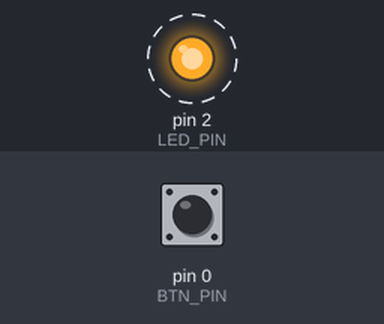
A sketch run on a simulated Arduino Uno, built with avr-gcc and run on an emulated ATmega328P. Shown: output pins drawn as LEDs (lit = HIGH). Dashed ring = blinking. The test bench sets the inputs (shaded band); at power-on: pin 0 (BTN_PIN) HIGH.

Above: at 0.5 s.
Timing chart, 0 to 4.6 s (numbered marks = the images above):
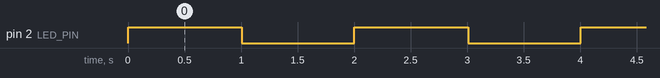

The sketch:

Week02_Homework01.ino
```cpp
// For real world device
#define LED_PIN 2
#define BTN_PIN 0
// For simulator
// #define LED_PIN 2
// #define BTN_PIN 23

typedef enum {
  ONE,
  ZERO_EIGHT,
  ZERO_SIX,
  ZERO_FOUR,
  ZERO_TWO
} Mode;

Mode mode;

bool getButton() {
  return !digitalRead(BTN_PIN);
}

bool last_button = getButton();
bool getButtonClick() {
  bool button = getButton() && !last_button;
  last_button = getButton();
  return button;
}

uint32_t getLEDDealyTime(Mode mode) {
  switch(mode) {
    default:
    case Mode::ONE:
      return 1000;
    case Mode::ZERO_EIGHT:
      return 800;
    case Mode::ZERO_SIX:
      return 600;
    case Mode::ZERO_FOUR:
      return 400;
    case Mode::ZERO_TWO:
      return 200;
  }
}

void setup() {
  Serial.begin(115200);

  pinMode(BTN_PIN, INPUT);
  pinMode(LED_PIN, OUTPUT);

  mode = Mode::ONE;
}

void loop() {
  if(getButtonClick()) {
    mode = (mode != Mode::ZERO_TWO) ? (Mode)((uint8_t)mode + 1) : Mode::ONE;
    Serial.print("Mode=");
    Serial.print(mode);
    Serial.print(", DelayTime=");
    Serial.print(getLEDDealyTime(mode));
    Serial.print("ms");
    Serial.println();
  }

  uint32_t led_delay_time = getLEDDealyTime(mode);

  digitalWrite(LED_PIN, (millis() % (led_delay_time * 2)) < led_delay_time);

  delay(10);
}
```

Measured:
- by itself, pin 2 (LED_PIN): alternates HIGH for 1.0 s and LOW for 1.0 s
